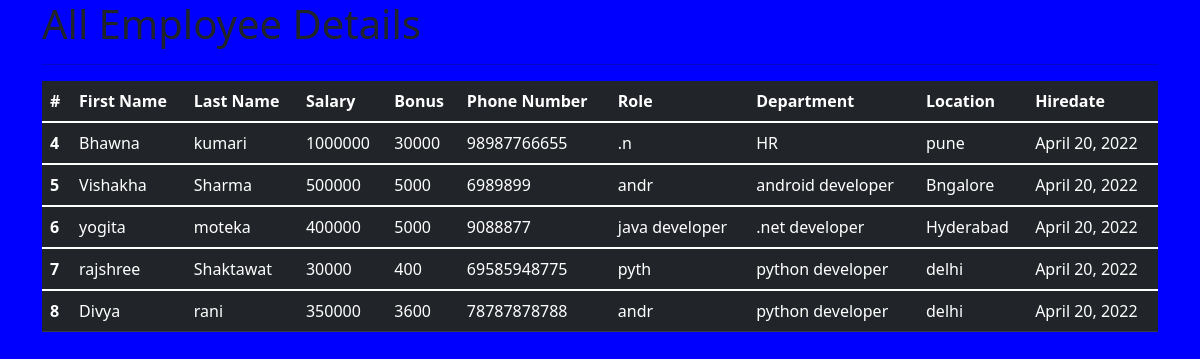
The app's page /all_emp with its own data.
### emp_app/models.py (models this page shows, shortened)
class Emplyee(models.Model):
    first_name = models.CharField(max_length=100,null=False)
    last_name = models.CharField(max_length=100)
    dept=models.ForeignKey(Department,on_delete=models.CASCADE)
    salary = models.IntegerField(default=0)
    bonus = models.IntegerField(default=0)
    role  = models.ForeignKey(Role,on_delete=models.CASCADE)
    phone = models.IntegerField(default=0)
    hire_date = models.DateField()
    def __str__(self):
        return "%s %s %s" %(self.first_name,self.last_name,self.phone)

class Role(models.Model):
    name = models.CharField(max_length=100,null=False)

class Department(models.Model):
    name = models.CharField(max_length=100,null=False)
    location = models.CharField(max_length=100)

### emp_app/views.py (the view)
# urls.py: path('all_emp', views.all_emp,name='all_emp'),
def all_emp(request):
    emps = Emplyee.objects.all()
    context = {
        'emps':emps
    }
    print(context)
    return render(request,'view_all_emp.html',context)

### emp_app/templates/view_all_emp.html (shortened to what this page needs)
<!DOCTYPE html>
<html lang="en">
<head>
    <link href="https://cdn.jsdelivr.net/npm/bootstrap@5.1.3/dist/css/bootstrap.min.css" rel="stylesheet">
</head>
 <body style="background-color:blue;">
<div class="container">
    <h1> All Employee Details</h1>
    <hr>
    <table class="table table-dark">
        <thead>
        <tr>
            <th scope="col">#</th>
            <th scope="col">First Name</th>
            <th scope="col">Last Name</th>
            <th scope="col">Salary</th>
            <th scope="col">Bonus</th>
            <th scope="col">Phone Number</th>
            <th scope="col">Role</th>
            <th scope="col">Department</th>
            <th scope="col">Location</th>
            <th scope="col">Hiredate</th>
        </tr>
        </thead>
             {% for emp in emps %}
        <tbody>
        <tr>
            <th scope="row">{{emp.id}}</th>
            <td>{{emp.first_name}}</td>
            <td>{{emp.last_name}}</td>
            <td>{{emp.salary}}</td>
            <td>{{emp.bonus}}</td>
            <td>{{emp.phone}}</td>
            <td>{{emp.role.name}}</td>
            <td>{{emp.dept.name}}</td>
            <td>{{emp.dept.location}}</td>
            <td>{{emp.hire_date}}</td>
        </tr>
        </tbody>
           {% endfor %}
    </table>
</div>
</body>
</html>

### records on screen
Emplyee: id "4", first_name "Bhawna", last_name "kumari", salary "1000000", bonus "30000", phone "98987766655", role.name ".n", dept.name "HR", dept.location "pune", hire_date "April 20, 2022"
Emplyee: id "5", first_name "Vishakha", last_name "Sharma", salary "500000", bonus "5000", phone "6989899", role.name "andr", dept.name "android developer", dept.location "Bngalore", hire_date "April 20, 2022"
Emplyee: id "6", first_name "yogita", last_name "moteka", salary "400000", bonus "5000", phone "9088877", role.name "java developer", dept.name ".net developer", dept.location "Hyderabad", hire_date "April 20, 2022"
Emplyee: id "7", first_name "rajshree", last_name "Shaktawat", salary "30000", bonus "400", phone "69585948775", role.name "pyth", dept.name "python developer", dept.location "delhi", hire_date "April 20, 2022"
Emplyee: id "8", first_name "Divya", last_name "rani", salary "350000", bonus "3600", phone "78787878788", role.name "andr", dept.name "python developer", dept.location "delhi", hire_date "April 20, 2022"
